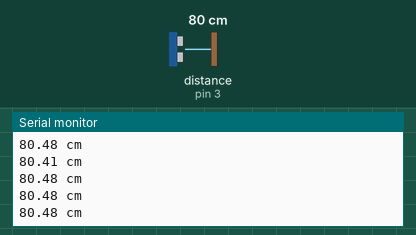
Recording of a sketch running on a simulated Arduino Uno, built with avr-gcc and run on an emulated ATmega328P. Parts: the last lines printed to the serial monitor. Wiring (inferred from the names in the program): ultrasonic range finder: trigger pin 2; echo pin 3. The test bench sets the inputs (shaded band); at power-on: distance to the obstacle (sensor on pin 3) 80 cm. The echo pulse lasts 58.3 µs per cm.

Above: at 1.2 s.
1.3 s: distance to the obstacle (sensor on pin 3) set to 2 cm
At 2.4 s:
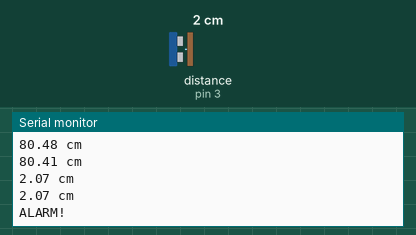
3.0 s: distance to the obstacle (sensor on pin 3) set to 250 cm
At 3.98 s:
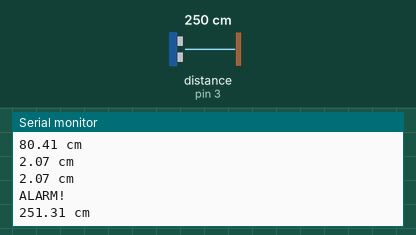
Timing chart, 0 to 6.0 s (numbered marks = the images above; inputs shaded):
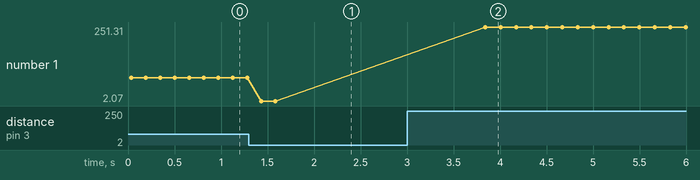

Measured:
- after the input at 1.3 s, the serial monitor: prints a new line after 0.13 s (image 1)
- after the input at 3.0 s, the serial monitor: prints a new line after 0.84 s (image 2)
- plotted number 1: 80.41 → 2.07 after the input at 1.3 s, 2.07 → 251.31 after the input at 3.0 s

The sketch:

hc_sr04_ultrasonic_test.ino
```cpp
// Pins for Ultrasonic Range Sensor
const int TRIG_PIN = 2;
const int ECHO_PIN = 3;

// Set up limitation for sensor
const float MAX_DIST_CM = 400.0;
const float ALARM_DISTANCE_CHANGE = 2.0;

// Set up memory buffer for sensor average values
const int distance_count = 6;
long recent_distances[distance_count];
int distance_selector = 0;
int alarm_worthiness = 0;

void setup() {
  // Ultrasonic sensor trigger pin
  pinMode(TRIG_PIN, OUTPUT);
  digitalWrite(TRIG_PIN, LOW);

  // Start Serial debugging
  Serial.begin(9600);

  // Get initial reading
  Serial.println("Starting...");

  // Fill the distance memory buffer with initial values
  for (int x=0; x < distance_count; x++) {
    recent_distances[x] = getDistance();
  }
}

void loop() {
  // Get the distance
  float measured_cm = getDistance();

  // Print the distance
  printDistance(measured_cm);

  // Check if alarm-worthy
  alarmTest(measured_cm);

  // 150 millis delay
  delay(150);
}
float getDistance() {
    long t1;
    long t2;
    float distance;

    // Hold the trigger pin high for 10 millis
    digitalWrite(TRIG_PIN, HIGH);
    delayMicroseconds(10);
    digitalWrite(TRIG_PIN, LOW);

    // Wait for pulse on echo pin
    while ( digitalRead(ECHO_PIN) == 0 );

    // Measure the distance
    t1 = micros();
    while ( digitalRead(ECHO_PIN) == 1);
    t2 = micros();
    distance = (t2 - t1) / 58.0;
    if (distance < MAX_DIST_CM) {
        return distance;
    }
    return MAX_DIST_CM;
}

void printDistance(float cm) {
    Serial.print(cm);
    Serial.println(" cm");
}

bool alarmTest(float new_measure) {
  float average_distance = 0.0;
  for (int x=0; x < distance_count; x++) {
    average_distance += recent_distances[x];
  }
  average_distance = average_distance / distance_count;

  if (average_distance - new_measure > ALARM_DISTANCE_CHANGE || new_measure - average_distance > ALARM_DISTANCE_CHANGE) {
    alarm_worthiness += 1;
  }

  // Add new distance value, update selector
  recent_distances[distance_selector] = new_measure;
  if (distance_selector == distance_count) {
    distance_selector = 0;
  }

  // Check if we had enough alarm things go off
  if (alarm_worthiness == 2) {
    alarm_worthiness = 0;
    Serial.println("ALARM!");
    delay(2000);
    // Refill the buffer
    for (int x=0; x < distance_count; x++) {
      recent_distances[x] = getDistance();
    }
    return true;
  }
  else {
    return false;
  }

}
```
